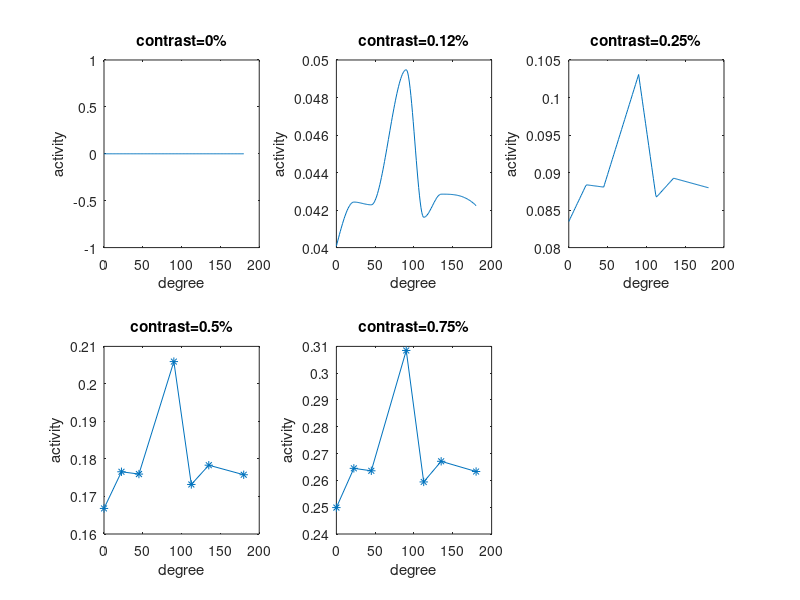
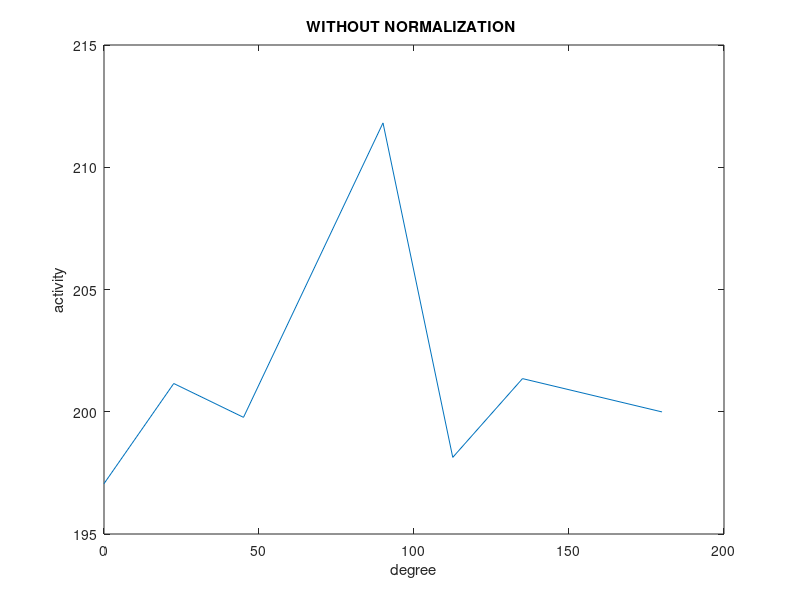

The MATLAB script that drew these images, in order:
%% midterm #1 Divisive Normalization   author: Colleen Chen
% (1) Implementation: 
% The input neuron activities are calcuated by fitting the gaussian tuning curve
% through the input stimulus with each of the neuron's preferred orientation. Then, for the input layer neurons,
% activities (fr) are multiplied by each of the two sets of synaptic weights: (1) excitatory, 
% (2) inhibitory. The input to output layer is of an excitatory connection,
% so the dot product of the positive weights and the firing rates from
% input neurons, fed through a sigmoid activation function, gives us the
% excitatory output activities. The inhibitory layer, where the divisive normalization occurs,
% actually sums up the dot product of the input neurons and inhibitory weights, and then another
% layer of inhibition with dot product of negative inhibitory weights are
% fed through a sigmoid activation function for inhibitory output
% activities. Sum up the inhibitory and exchitatory output activities. We
% have, for each neuron, a summary activity. We average across the
% orientation to get a population response from the neurons. The contrast %
% is used to examine the difference from the population firing rate and the 
% baseline background noise, indicated by an open parameter sigma. 


% (2) Experimental Design: Present stimulus of varying grating contrasts
% (from 0% to 75%) of 90 degree horizontal gradients. The individual neurons, at each
% contrast level, will fire more frequently when the preferred orientation
% is more visible (i.e. at higher contrast than at lower contrast).
% However, the firing rates of the neurons are normalized by an inhibitory
% layer of neuron which ensures that regardless of the input stimulus, the 
% population of neurons will fire and fire at a normalized or constrained
% rate that is insensitive to the change in input stimulus. 
%
% (3) Expected Results: We expect to see the effects of noralization using 
% this network architecture of having an
% inhibitory layer of neuron on the population reponses irrespective of the
% change in input visual stimulus. 
%
%%





%%

clear all
close all
clc

% Gaussian Tuning Curves: 
rmax= 52.14; % parameter from Dayan&Abbot 
sigma= 14.73; % parameter from Dayan&Abbot 
n=2; 
% Make Stimulus:
s = [-45:270]; % preferred orientation (degrees) 
c = [0;.12;.25;.50;.75]; 

% 7 Input Neurons: InpN 
% how do I create input neurons using cosine turning curves? 
PrefDir_Neuron = [0,22.5,45,90,112.5,135,180]; % input NEURON orientation angles in degrees

numInpN = length(PrefDir_Neuron);
numOutN = length(PrefDir_Neuron);

% allocate and initialize neurons
inpN = zeros(numInpN,length(s),length(c)); % input layer  
outN = zeros(numOutN,length(s),length(c)); % final output layer
outN1 = zeros(numOutN,length(s),length(c)); % output of first layer into inhibitory
outN2 = zeros(numOutN,length(s),length(c)); % output of inhibitory layer
inpINH = zeros(numInpN,length(s),length(c)); 
inpINH2 = zeros(numInpN,length(s),length(c));
inpOUT = zeros(numInpN,length(s),length(c));

% allocate and initialize 3 sets of weights: 
% 1. Excitatory weights from Input to Output neurons: 
    % the input to output weights are set to make horizaontal directions have
    % stronger weights projecting to the horizaontal output neuron and vice versa
    Vertical = [4]; 
%     w=ones(numInpN,1)*1.3;% initialized to .1
lower=0.5;
upper=1.5; 
w = lower + (upper-lower).*rand(numInpN,1); 
    w(Vertical) = 14; 
    wexc = repmat( w(:), [1,length(s),length(c)] );
    
% 2. InputNeurons to INHIBITORY neuron:
% winp = ones(numInpN,1)*-.05;
lower= -0.05;
upper= -0.1; 
winp = lower + (upper-lower).*rand(numInpN,1); 
wInpINH = repmat( winp(:),[1,length(s),length(c)] );

% 3. INHIBITORY neuron to OutputNeurons: 
% winh = ones(numInpN,1)*-1; % initialized to -1 
lower= -1;
upper= -1.1; 
winh = lower + (upper-lower).*rand(numInpN,1); 
wINHout = repmat( winh(:),[1,length(s),length(c)] ) ; 

% outN(1,:) = rand(1,length(s));    

for a=1:numInpN % neuron's PrefDir loop 
       for si=1:length(s) % loop through 361 degrees for inpN activity 
           for ci=1:length(c) % loop through the different contrast levels 
% calcuates the input derived from the stimulus 
inpN(a,si,ci) = rmax * exp( (-1/2)* ( ( s(si)-PrefDir_Neuron(a) ) ./ sigma ).^2 );
% excitatory input - output connection
inpOUT(a,si,ci) = wexc(a,si,ci) .* inpN(a,si,ci); 
% output activity from excitatory connection 
outN1(a,si,ci) = 1/(1+exp(( -1 .* inpOUT(a,si,ci))  ));
% inhibitory layer: 
inpINH(a,si,ci) = dot(wInpINH(a,si,ci), inpN(a,si,ci));
% inhibitory neuron output
outN2(a,si,ci) = 1/(1+exp(( -1 .* inpINH(a,si,ci))  ));
inpINH2(a,si,ci) = dot(wINHout(a,si,ci), outN2(a,si,ci));
% output from the inhibitory neuron 
outN22(a,si,ci) = 1/(1+exp(( -1 .* inpINH2(a,si,ci) )));
% take difference of excitatory and inhibitory outputs
outN(a,si,ci) = outN1(a,si,ci) - outN22(a,si,ci) ; 
% Normalize the output activities of the network by contrast % 
 norm = sigma^n + c(ci)^n;
outN(a,si,ci) = outN(a,si,ci)* c(ci) ./ norm; % ( c(ci) / (sigma + c(ci)) ); 
                
           end         
        end %   
end % end PrefDir loop  
    % mean firing rate of the population responses 
    mean_fr = sum(outN,2); 
        % interp1
    fr1=interp1(PrefDir_Neuron,mean_fr(:,1,1),[0:180],'cubic');
    figure;
    subplot(2,3,1);
    plot([0:180],fr1)
    title (['contrast=', num2str(c(1)),'%'])
    xlabel('degree')
    ylabel('activity')
%     ylim([0 2])
%     xlim([-90 270])
   
    subplot(2,3,2);
    fr2=interp1(PrefDir_Neuron,mean_fr(:,1,2),[0:180], 'cubic'); 
    plot([0:180],fr2)
        title (['contrast=', num2str(c(2)),'%'])
   
    xlabel('degree')
    ylabel('activity')
%     ylim([0 2])
%      xlim([-90 270])
     subplot(2,3,3);
      fr3=interp1(PrefDir_Neuron,mean_fr(:,1,3),[0:180], 'linear');
    plot([0:180],fr3)
        title (['contrast=', num2str(c(3)),'%'])
    xlabel('degree')
    ylabel('activity')
%     ylim([0 2])
%      xlim([-90 270])
     subplot(2,3,4);
    plot(PrefDir_Neuron,mean_fr(:,1,4),'*-')
        title (['contrast=', num2str(c(4)),'%'])
   
    xlabel('degree')
    ylabel('activity')
%     ylim([0 4]) 
%     xlim([-90 270])
     subplot(2,3,5);
    plot(PrefDir_Neuron,mean_fr(:,1,5),'*-')
        title (['contrast=', num2str(c(5)),'%']) 
    xlabel('degree')
    ylabel('activity')
% ylim([0 6])
%  xlim([-90 270])

no_norm = sum(outN1,2);
figure;
plot(PrefDir_Neuron,no_norm(:,1,1) )
    title (['WITHOUT NORMALIZATION '])
    xlabel('degree')
    ylabel('activity')
